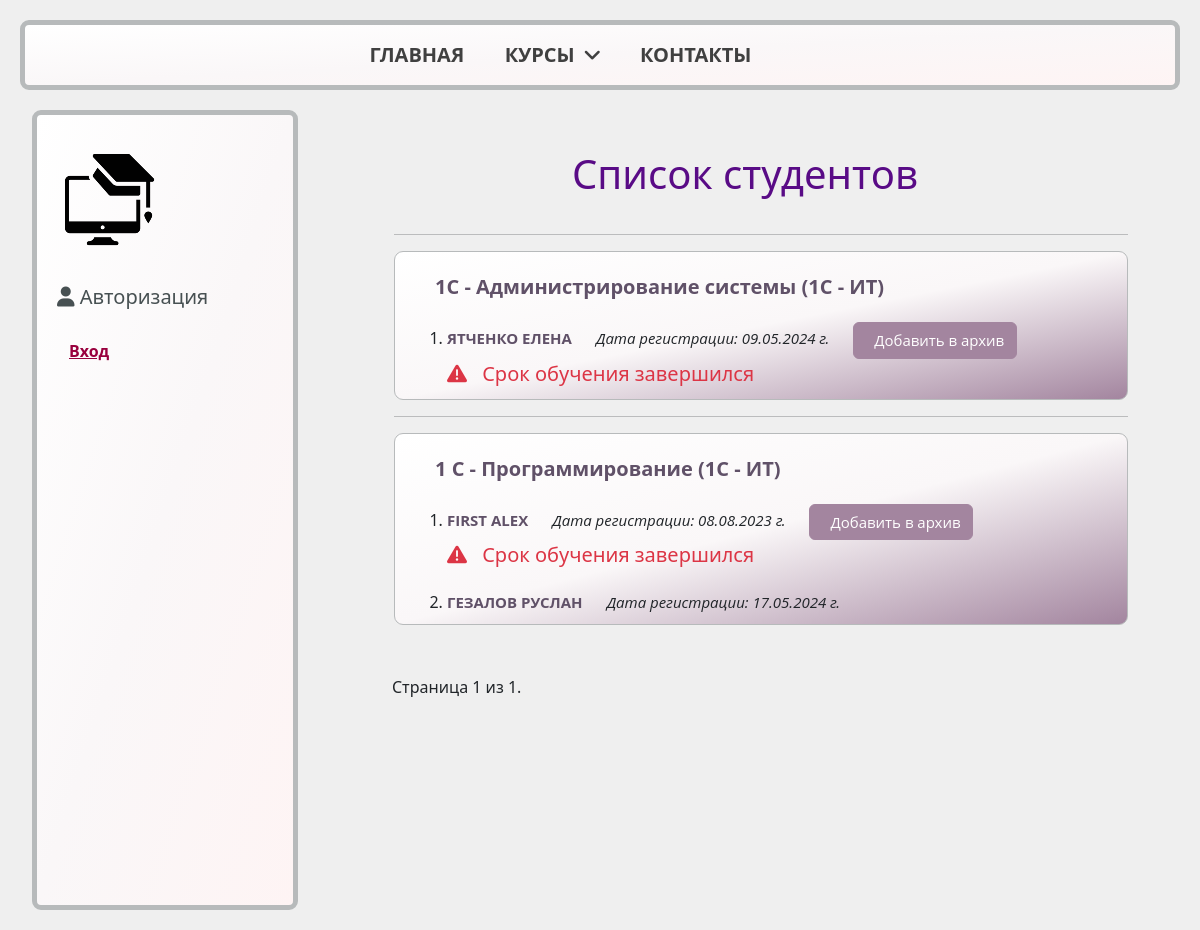
Page /students/a on the committed database.
### students_app/models.py (models this page shows, shortened)
class Course(models.Model):
    name = models.CharField(max_length=200)
    category = models.ForeignKey(
        Category, on_delete=models.SET_NULL, null=True)
    summary = models.TextField(
        max_length=1000, help_text="Краткое описание курса")
    lasting = models.IntegerField(
        default=1, help_text="Продолжительность курса, в месяцах"
    )
    cost = models.DecimalField(
        max_digits=8, decimal_places=2, help_text="Стоимость в месяц, азн"
    )
    added = models.DateField(auto_now_add=True)
    rating = models.DecimalField(
        max_digits=3, decimal_places=2, blank=True, null=True)
    is_deleted = models.BooleanField(default=False)
    deleted = models.DateField(auto_now=True)
    views_num = models.IntegerField(default=0)
    class Meta:
        ordering = ["-name"]

class Category(models.Model):
    name = models.CharField(
        max_length=100,
        verbose_name="Наименование",
        help_text="Категория курса (e.g. 1C - ИТ, 1C - Консалтинг)",
    )
    flag = models.CharField(
        max_length=10,
        verbose_name="Сокращение",
        default="nonamed",
        help_text="Только латинские символы в нижнем регистре, БЕЗ пробелов",
        unique=True,
    )
    class Meta:
        verbose_name = "Category"
        verbose_name_plural = "Categories"
    def __str__(self):
        return self.name

class Student(models.Model):
    related_user = models.ForeignKey(User, on_delete=models.CASCADE)
    name = models.CharField(verbose_name="Имя", max_length=50)
    surname = models.CharField(verbose_name="Фамилия", max_length=100)
    phone = models.CharField(verbose_name="Номер телефона", max_length=50)
    date_of_birth = models.DateField()
    course = models.ForeignKey(Course, on_delete=models.PROTECT)
    photo = models.ImageField(upload_to="images/", blank=True, null=True)
    @property
    def full_name(self):
        return f"{self.surname} {self.name}"
    STUDENT_STATUS = [
        ("r", "requested"),
        ("a", "approved"),
        ("f", "finished"),
    ]
    status = models.CharField(
        max_length=50,
        choices=STUDENT_STATUS,
        default="r",
        help_text="Статус студента",
    )
    request_date = models.DateField(auto_now_add=True)
    reg_date = models.DateField(blank=True, null=True)
    updated = models.DateField(auto_now=True)
    @property
    def is_finished(self):
        days = self.course.lasting * 30
        if self.reg_date and date.today() > self.reg_date + timedelta(days=days):
            return True
        return False
    is_paid = models.BooleanField(default=False)
    is_deleted = models.BooleanField(default=False)
    deleted = models.DateField(auto_now=True)
    class Meta:
        ordering = ["name"]
    def get_absolute_url(self):
        return reverse("student-detail", args=[str(self.id)])

### students_app/views.py (the view)
# urls.py: path("students/<str:status>", views.students, name="students"),
def students(request, status):
    student_list = Student.objects.filter(status=status, is_deleted=False)
    courses = set([student.course for student in student_list])
    paginator = Paginator(list(courses), 2)  # Show 2 contacts per page.
    page_number = request.GET.get("page")
    page_obj = paginator.get_page(page_number)
    return render(
        request,
        "students_app/students_list.html",
        context={"status": status, "page_obj": page_obj,
                 "student_list": student_list},
    )

### students_app/templates/students_app/students_list.html (shortened to what this page needs)
{% extends "base.html" %}
{% block content %}
<h1>{% if status == 'r' %}Заявки на обучение{% elif status == 'a' %}Список студентов
    {% elif status == 'f' %}Архив студентов{% endif %}</h1>
{% if student_list %}
<ul>
    {% for course in page_obj %}
    <hr>
    <div class="mine-block block-text">
        <p class="mine-ref course-list"><strong>{{ course.name }} ({{course.category}})</strong></p>
        <ol>
            {% for student in student_list %}
            {% if student.course == course %}
            <li class="m-top-20">
                <a class="mine-ref student" href="{{ student.get_absolute_url }}">{{ student.full_name|upper }}</a>
                {% if status == 'a' %}
                <span class="mark-line"><em>Дата регистрации: {{student.reg_date|date:"d.m.Y"}} г.</em>
                    {% endif %}
                    {% if student.is_finished and student.status != 'f' %}
                    <a class=" btn btn-mine bottom-ref-left mark-line"
                        href="{% url 'student-archive' student.pk %}?next={{request.path}}">Добавить в архив</a>
                </span>
                <br>
                <span class="{% if student.is_finished %}text-danger{% endif %} m-top-15">
                    <i class="fas fa-triangle-exclamation icons-sm"></i> Срок обучения завершился</span>
                {% endif %}
            </li>
            {% endif %}
            {% endfor %}
        </ol>
    </div>
    {% endfor %}
</ul>
{% else %}
<p class="info-text"> <i class="fas fa-circle-exclamation icons"></i>
    {% if status == 'r' %} К сожалению, новых заявок на обучение нет
    {% elif status == 'a' %} Студентов нет
    {% elif status == 'f' %} Архив студентов пуст{% endif %}</p>
{% endif %}
{% endblock %}
{% block pagination %}
<div class="pagination">
    <span class="page-links">
        <span class="page-current">
            Страница {{ page_obj.number }} из {{ page_obj.paginator.num_pages }}.
        </span>
    </span>
</div>
{% endblock %}

### students_app/static/students_app/css/styles.css (style rules this page uses)
* { box-sizing: border-box; }
body { margin: 20; background-color: #efefef; }
body h1, body h2 { text-align: center; }
h1, h3, h4, h5 { color: rgb(89, 11, 134); padding-bottom: 20px; }
body p { margin: 10px auto 10px 20px; }
.mine-block { display: block; background: linear-gradient(to bottom right, white, rgb(250, 247, 248), #a3859f); border: 1px solid rgb(183, 186, 187); border-radius: 9px; }
.block-text { position: relative; padding: 10px 20px; }
.mark-line { font-size: 15px; font-family: 'Open Sans', sans-serif; padding-left: 20px; }
.mine-ref { color: rgb(96, 81, 104); }
.course-list { font-weight: bold; font-size: 20px; }
.student { font-weight: bold; font-size: 15px; font-family: 'Open Sans', sans-serif; text-decoration: none; }
.m-top-15 { margin-top: 15px; }
.m-top-20 { margin-top: 20px; }
.bottom-ref-left { margin-left: 20px; }
.icons-sm { padding-right: 10px; }
.pagination { margin-top: 50px; margin-left: 30px; }
.btn-mine { --bs-btn-color: #fff; --bs-btn-bg: #a3859f; --bs-btn-border-color: #a3859f; --bs-btn-hover-color: #1d1c1c; --bs-btn-hover-bg: #a3859f; --bs-btn-hover-border-color: #a3859f; --bs-btn-focus-shadow-rgb: 49, 132, 253; --bs-btn-active-color: #fff; --bs-btn-active-bg: #a3859f; --bs-btn-active-border-color: #a3859f; --bs-btn-active-shadow: inset 0 3px 5px #a3859f; --bs-btn-disabled-color: #fff; --bs-btn-disabled-bg: #a3859f; --bs-btn-disabled-border-color: #6f68913; }
.text-danger { --bs-text-opacity: 1; color: rgba(var(--bs-danger-rgb), var(--bs-text-opacity)) !important; font-size: 20px; }

### rows in the picture
Course: name "1С - Администрирование системы", category "1C - ИТ"
Student: full_name "ЯТЧЕНКО ЕЛЕНА", reg_date "09.05.2024"
Course: name "1 C - Программирование", category "1C - ИТ"
Student: full_name "FIRST ALEX", reg_date "08.08.2023"
Student: full_name "ГЕЗАЛОВ РУСЛАН", reg_date "17.05.2024"

### other values in the picture
{{ page_obj.number }} "1"
{{ page_obj.paginator.num_pages }} "1"
